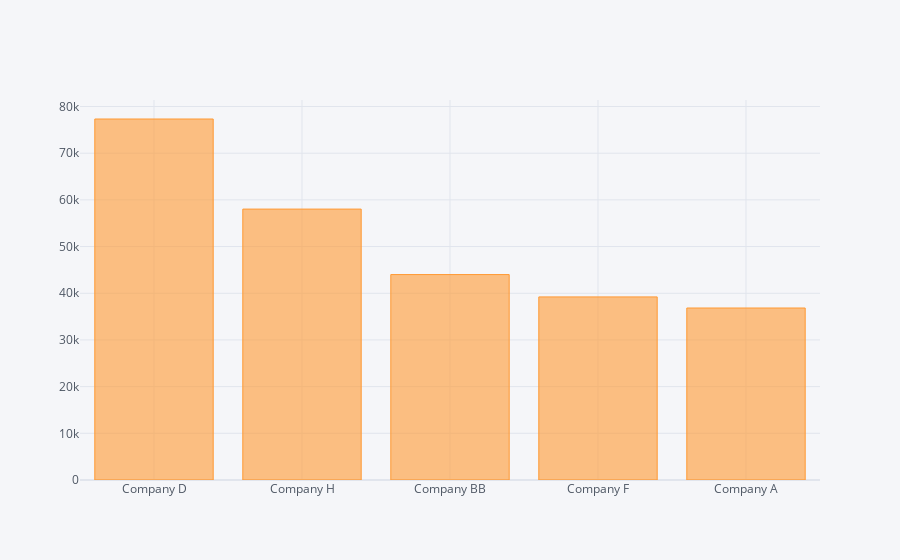

Here is the notebook cell this chart was saved with:
### Code cell
data3plotly=data3[0:5]
data3plotly.iplot(kind='bar')

### Figure 1 — Plotly figure (JSON) as saved in the notebook; plotly's stock layout.template omitted (floating-point values rounded to 4 significant figures)
{"data": [{"marker": {"color": "rgba(255, 153, 51, 0.6)", "line": {"color": "rgba(255, 153, 51, 1.0)", "width": 1}}, "name": "Revenue", "orientation": "v", "text": "", "type": "bar", "x": ["Company D", "Company H", "Company BB", "Company F", "Company A"], "y": [77320.0, 58030.0, 44003, 39214, 36840.0]}], "layout": {"legend": {"bgcolor": "#F5F6F9", "font": {"color": "#4D5663"}}, "paper_bgcolor": "#F5F6F9", "plot_bgcolor": "#F5F6F9", "title": {"font": {"color": "#4D5663"}}, "xaxis": {"gridcolor": "#E1E5ED", "showgrid": true, "tickfont": {"color": "#4D5663"}, "title": {"font": {"color": "#4D5663"}, "text": ""}, "zerolinecolor": "#E1E5ED"}, "yaxis": {"gridcolor": "#E1E5ED", "showgrid": true, "tickfont": {"color": "#4D5663"}, "title": {"font": {"color": "#4D5663"}, "text": ""}, "zerolinecolor": "#E1E5ED"}}}
